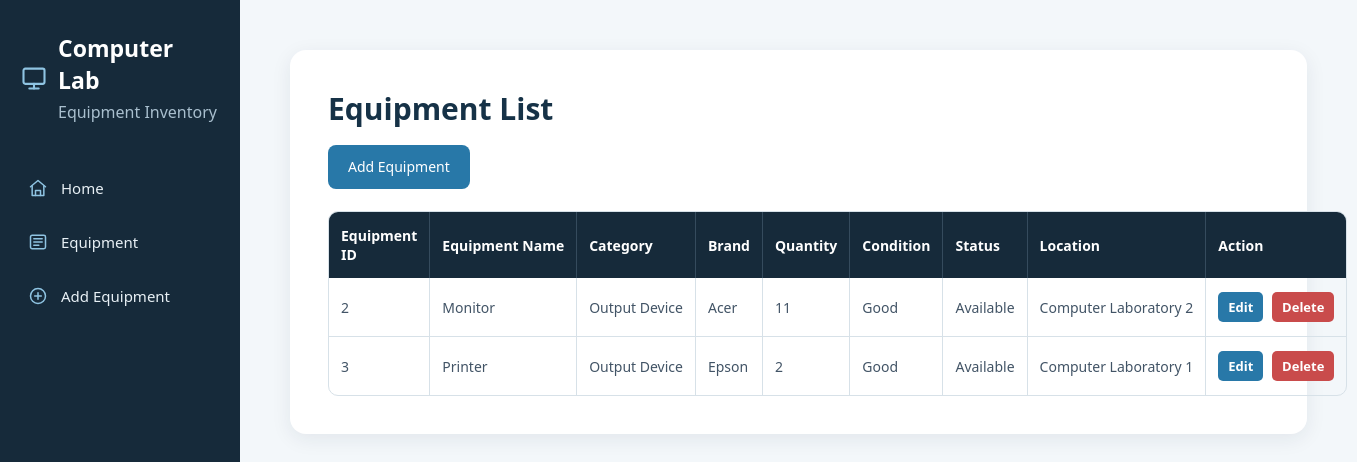
/equipments/, run on the app's committed database.
### EquipmentApp/models.py (models this page shows, shortened)
class Equipment(models.Model):
    equipment_id = models.AutoField(primary_key=True)
    equipment_name = models.CharField(max_length=100)
    category = models.CharField(max_length=100)
    brand = models.CharField(max_length=100)
    quantity = models.IntegerField(default=1)
    condition = models.CharField(max_length=100)
    status = models.CharField(max_length=100)
    location = models.CharField(max_length=100)

### EquipmentApp/views.py (the view)
# urls.py: path('equipments/', views.equipment_list, name='equipment_list'),
def equipment_list(request):
    equipments = Equipment.objects.all()
    context = {
        'equipments': equipments
    }
    return render(request, 'equipment/equipment_list.html', context)

### EquipmentApp/templates/equipment/equipment_list.html (shortened to what this page needs)
{% extends 'equipment/base.html' %}
{% block content %}
<div class="content-box">
    <h1>Equipment List</h1>
    <p>
        <a href="{% url 'equipment_create' %}" class="button">
            Add Equipment
        </a>
    </p>
    <table>
        <tr>
            <th>Equipment ID</th>
            <th>Equipment Name</th>
            <th>Category</th>
            <th>Brand</th>
            <th>Quantity</th>
            <th>Condition</th>
            <th>Status</th>
            <th>Location</th>
            <th>Action</th>
        </tr>
        {% for equipment in equipments %}
        <tr>
            <td>{{ equipment.equipment_id }}</td>
            <td>{{ equipment.equipment_name }}</td>
            <td>{{ equipment.category }}</td>
            <td>{{ equipment.brand }}</td>
            <td>{{ equipment.quantity }}</td>
            <td>{{ equipment.condition }}</td>
            <td>{{ equipment.status }}</td>
            <td>{{ equipment.location }}</td>
            <td class="actions">
                <a href="{% url 'equipment_update' equipment.equipment_id %}"
                   class="edit-button">
                    Edit
                </a>
                <a href="{% url 'equipment_delete' equipment.equipment_id %}"
                   class="delete-button">
                    Delete
                </a>
            </td>
        </tr>
        {% empty %}
        <tr>
            <td colspan="9">No equipment records found.</td>
        </tr>
        {% endfor %}
    </table>
</div>
{% endblock %}

### EquipmentApp/templates/equipment/base.html (shortened to what this page needs)
{% load static %}
<!DOCTYPE html>
<html>
<head>
    <link rel="stylesheet" href="{% static 'equipment/style.css' %}">
</head>
<body>
    <div class="sidebar">
        <div class="sidebar-title">
            <svg class="computer-icon" viewBox="0 0 24 24" fill="none"
                 stroke="currentColor" stroke-width="1.8"
                 stroke-linecap="round" stroke-linejoin="round">
                <rect x="3" y="4" width="18" height="13" rx="1.5"></rect>
                <path d="M8 21h8"></path>
                <path d="M12 17v4"></path>
            </svg>
            <div>
                <h2>Computer Lab</h2>
                <h3>Equipment Inventory</h3>
            </div>
        </div>
        <nav class="sidebar-menu">
            <a href="{% url 'index' %}">
                <svg class="menu-icon" viewBox="0 0 24 24" fill="none"
                     stroke="currentColor" stroke-width="1.8"
                     stroke-linecap="round" stroke-linejoin="round">
                    <path d="M3 10.5 12 3l9 7.5"></path>
                    <path d="M5 9.5V21h14V9.5"></path>
                    <path d="M9 21v-6h6v6"></path>
                </svg>
                <span>Home</span>
            </a>
            <a href="{% url 'equipment_list' %}">
                <svg class="menu-icon" viewBox="0 0 24 24" fill="none"
                     stroke="currentColor" stroke-width="1.8"
                     stroke-linecap="round" stroke-linejoin="round">
                    <rect x="3" y="4" width="18" height="16" rx="2"></rect>
                    <path d="M7 8h10"></path>
                    <path d="M7 12h10"></path>
                    <path d="M7 16h6"></path>
                </svg>
                <span>Equipment</span>
            </a>
            <a href="{% url 'equipment_create' %}">
                <svg class="menu-icon" viewBox="0 0 24 24" fill="none"
                     stroke="currentColor" stroke-width="1.8"
                     stroke-linecap="round" stroke-linejoin="round">
                    <circle cx="12" cy="12" r="9"></circle>
                    <path d="M12 8v8"></path>
                    <path d="M8 12h8"></path>
                </svg>
                <span>Add Equipment</span>
            </a>
        </nav>
    </div>
    <div class="main-content">
        {% block content %}
        {% endblock %}
    </div>
</body>
</html>

### EquipmentApp/static/equipment/style.css (style rules this page uses)
body { margin: 0; font-family: "Segoe UI", Arial, sans-serif; background-color: #f3f7fa; color: #425466; }
.sidebar { position: fixed; left: 0; top: 0; width: 240px; height: 100vh; background-color: #162a3a; padding: 32px 20px; box-sizing: border-box; z-index: 10; }
.sidebar h2 { color: white; margin: 0 0 5px 0; font-size: 23px; }
.sidebar h3 { color: #a9bfce; margin: 0; font-size: 16px; font-weight: 500; }
.sidebar-title { display: flex; align-items: center; gap: 10px; }
.sidebar-title h2 { margin: 0 0 5px 0; }
.sidebar-title h3 { margin: 0; }
.computer-icon { width: 28px; height: 28px; color: #8fc4e2; flex-shrink: 0; }
.sidebar-menu { margin-top: 42px; }
.sidebar-menu a { display: flex; align-items: center; gap: 13px; color: #e8f0f5; text-decoration: none; padding: 13px 8px; margin-bottom: 8px; border-radius: 8px; font-size: 15px; }
.menu-icon { width: 20px; height: 20px; color: #8fc4e2; flex-shrink: 0; }
.main-content { margin-left: 240px; padding: 50px; min-height: 100vh; box-sizing: border-box; }
.content-box { background-color: #ffffff; padding: 38px; border-radius: 16px; box-shadow: 0 5px 20px rgba(22, 42, 58, 0.08); }
h1 { color: #163247; margin-top: 0; margin-bottom: 15px; font-size: 30px; font-weight: 600; }
h2 { color: #163247; }
p { line-height: 1.6; }
.button { display: inline-block; background-color: #2878a8; color: white; text-decoration: none; padding: 11px 20px; border-radius: 8px; border: none; cursor: pointer; font-size: 14px; font-family: "Segoe UI", Arial, sans-serif; }
table { width: 100%; border-collapse: separate; border-spacing: 0; margin-top: 22px; overflow: hidden; border: 1px solid #d7e1e8; border-radius: 10px; }
th { background-color: #162a3a; color: white; padding: 14px 12px; text-align: left; font-size: 14px; border-right: 1px solid #354b5d; }
td { padding: 14px 12px; border-right: 1px solid #d7e1e8; border-bottom: 1px solid #d7e1e8; font-size: 14px; }
th:last-child, td:last-child { border-right: none; }
tr:last-child td { border-bottom: none; }
td a { color: #2878a8; text-decoration: none; font-weight: bold; }
.actions { white-space: nowrap; }
.edit-button, .delete-button { display: inline-block; padding: 6px 10px; border-radius: 5px; text-decoration: none; font-size: 13px; font-weight: bold; }
.edit-button { background-color: #2878a8; color: white !important; }
.delete-button { background-color: #c94b4b; color: white !important; margin-left: 5px; }
th:nth-child(1), td:nth-child(1) { width: 8%; }
th:nth-child(2), td:nth-child(2) { width: 14%; white-space: nowrap; }
th:nth-child(3), td:nth-child(3) { width: 13%; white-space: nowrap; }
th:nth-child(4), td:nth-child(4) { width: 10%; }
th:nth-child(5), td:nth-child(5) { width: 8%; }
th:nth-child(6), td:nth-child(6) { width: 10%; }
th:nth-child(7), td:nth-child(7) { width: 10%; }
th:nth-child(8), td:nth-child(8) { width: 15%; white-space: nowrap; }
th:nth-child(9), td:nth-child(9) { width: 12%; }

### data on the page
Equipment: equipment_id "2", equipment_name "Monitor", category "Output Device", brand "Acer", quantity "11", condition "Good", status "Available", location "Computer Laboratory 2"
Equipment: equipment_id "3", equipment_name "Printer", category "Output Device", brand "Epson", quantity "2", condition "Good", status "Available", location "Computer Laboratory 1"
